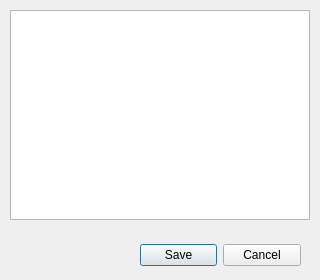
<?xml version="1.0" encoding="UTF-8"?>
<ui version="4.0">
 <class>Dialog</class>
 <widget class="QDialog" name="Dialog">
  <property name="enabled">
   <bool>true</bool>
  </property>
  <property name="geometry">
   <rect>
    <x>0</x>
    <y>0</y>
    <width>320</width>
    <height>280</height>
   </rect>
  </property>
  <property name="windowTitle">
   <string>Dialog</string>
  </property>
  <widget class="QDialogButtonBox" name="buttonBox">
   <property name="geometry">
    <rect>
     <x>140</x>
     <y>230</y>
     <width>161</width>
     <height>51</height>
    </rect>
   </property>
   <property name="orientation">
    <enum>Qt::Horizontal</enum>
   </property>
   <property name="standardButtons">
    <set>QDialogButtonBox::Cancel|QDialogButtonBox::Save</set>
   </property>
  </widget>
  <widget class="QTextEdit" name="codetext">
   <property name="geometry">
    <rect>
     <x>10</x>
     <y>10</y>
     <width>300</width>
     <height>210</height>
    </rect>
   </property>
   <property name="layoutDirection">
    <enum>Qt::LeftToRight</enum>
   </property>
  </widget>
 </widget>
 <resources/>
 <connections>
  <connection>
   <sender>buttonBox</sender>
   <signal>accepted()</signal>
   <receiver>Dialog</receiver>
   <slot>accept()</slot>
   <hints>
    <hint type="sourcelabel">
     <x>248</x>
     <y>254</y>
    </hint>
    <hint type="destinationlabel">
     <x>157</x>
     <y>274</y>
    </hint>
   </hints>
  </connection>
  <connection>
   <sender>buttonBox</sender>
   <signal>rejected()</signal>
   <receiver>Dialog</receiver>
   <slot>reject()</slot>
   <hints>
    <hint type="sourcelabel">
     <x>316</x>
     <y>260</y>
    </hint>
    <hint type="destinationlabel">
     <x>286</x>
     <y>274</y>
    </hint>
   </hints>
  </connection>
 </connections>
</ui>
